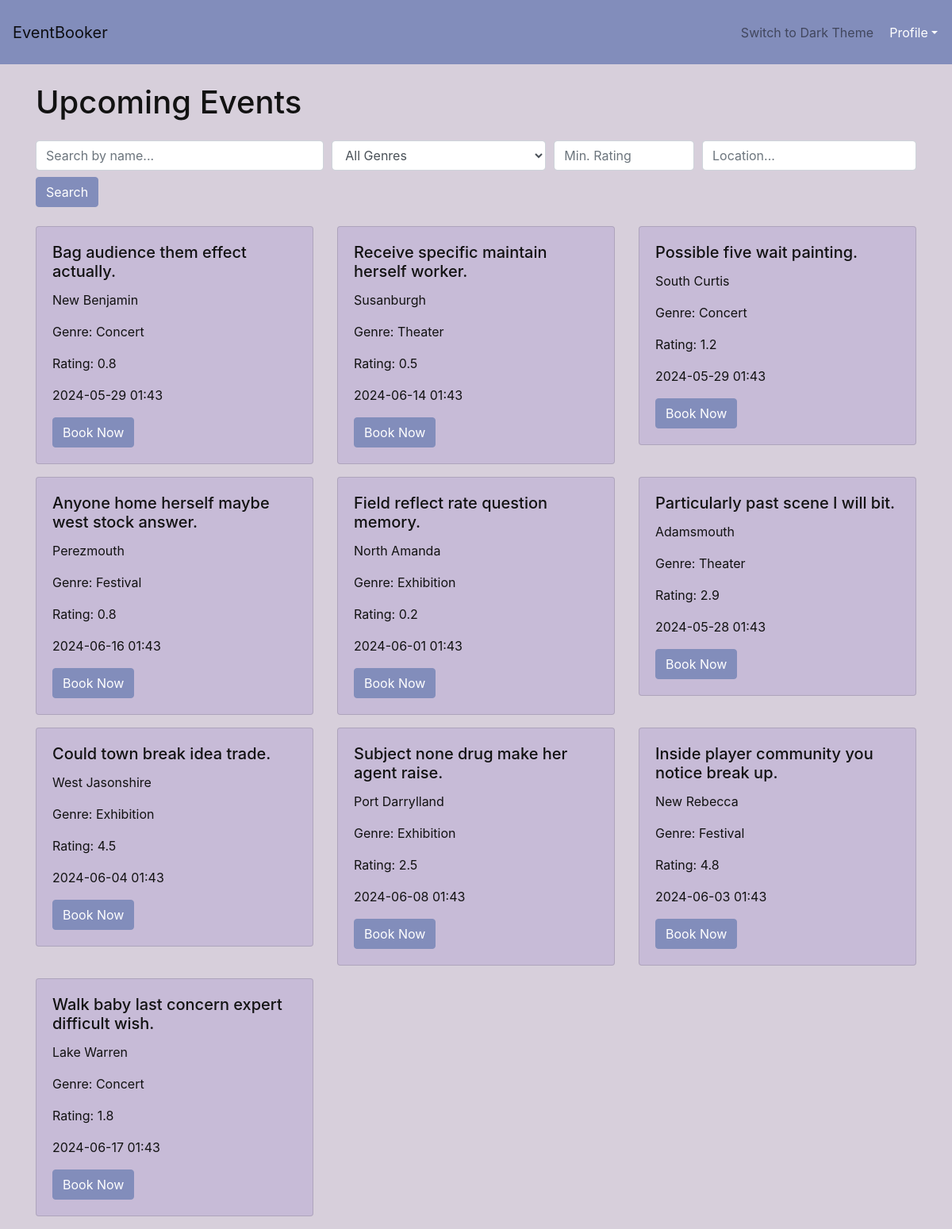
/home (signed in), run on the app's committed database.
### app/models.py (models this page shows)
class Event(db.Model):
    id = db.Column(db.Integer, primary_key=True)
    name = db.Column(db.String(100), nullable=False)
    location = db.Column(db.String(100), nullable=False)
    date = db.Column(db.DateTime, nullable=False)
    genre = db.Column(db.String(50))
    rating = db.Column(db.Float, default=0.0)
    bookings = db.relationship('Booking', backref='event', lazy=True, cascade='all, delete-orphan')

### app/routes.py (the view)
@app.route('/')
@app.route('/home')
def home() -> str:
    if current_user.is_authenticated:
        user_preferences = current_user.preferences.split(',') if current_user.preferences else []
        preferred_events = Event.query.filter(Event.genre.in_(user_preferences)).all()
        other_events = Event.query.filter(Event.genre.notin_(user_preferences)).all()
        events = preferred_events + other_events
    else:
        events = Event.query.all()
    current_theme = request.cookies.get('theme', 'light')  # Получаем текущую тему из куки
    return render_template('home.html', events=events, current_theme=current_theme)  # Передаем текущую тему в контекст шаблона

### app/models.py (called while the page is built)
@login_manager.user_loader
def load_user(user_id):
    return User.query.get(int(user_id))

### app/templates/home.html (shortened to what this page needs)
{% extends 'base.html' %}
{% block content %}
<div class="container mt-4">
    <h1 class="mb-4">Upcoming Events</h1>
        <form method="GET" action="{{ url_for('search') }}" class="mb-4">
            <div class="form-row">
                <div class="col-md-4">
                    <input type="text" class="form-control" name="query" placeholder="Search by name..." value="{{ query }}">
                </div>
                <div class="col-md-3">
                    <select class="form-control" name="genre">
                        <option value="">All Genres</option>
                    </select>
                </div>
                <div class="col-md-2">
                    <input type="number" class="form-control" name="min_rating" min="0" max="5" step="0.1" placeholder="Min. Rating" value="{{ min_rating }}">
                </div>
                <div class="col-md-3">
                    <input type="text" class="form-control" name="location" placeholder="Location..." value="{{ location }}">
                </div>
            </div>
            <button type="submit" class="btn btn-primary mt-2">Search</button>
        </form>
    <div class="row">
        {% for event in events %}
        <div class="col-md-4 mb-3">
            <div class="card {% if current_theme == 'light' %}light-theme{% else %}dark-theme{% endif %}">
                <div class="card-body">
                    <h5 class="card-title">{{ event.name }}</h5>
                    <p class="card-text">{{ event.location }}</p>
                    <p class="card-text">Genre: {{ event.genre }}</p>
                    <p class="card-text">Rating: {{ event.rating }}</p>
                    <p class="card-text">{{ event.date.strftime('%Y-%m-%d %H:%M') }}</p>
                    {% if current_user.is_authenticated %}
                        {% set booking = current_user.bookings|selectattr('event_id', '==', event.id)|first %}
                        {% if booking %}
                            {% if not booking.is_paid %}
                                <a href="{{ url_for('payment', booking_id=booking.id) }}" class="btn btn-success">Pay</a>
                            {% endif %}
                        {% else %}
                            <a href="{{ url_for('book', event_id=event.id) }}" class="btn btn-primary">Book Now</a>
                        {% endif %}
                    {% else %}
                        <a href="{{ url_for('login') }}" class="btn btn-primary">Login to Book</a>
                    {% endif %}
                </div>
            </div>
        </div>
        {% endfor %}
    </div>
</div>
{% endblock %}

### app/templates/base.html (style rules this page uses)
body.light-theme { background-color: #D7CFDB; color: #121212; }
.light-theme .btn-primary { background-color: #828DBB; border-color: #828DBB; color: #fff; }
.card.light-theme { background-color: #C7BBD7; color: #121212; }
.btn { transition: background-color 0.3s ease, color 0.3s ease; }

### data on the page
Event: name "Bag audience them effect actually.", location "New Benjamin", genre "Concert", rating "0.8", date "2024-05-29 01:43"
Event: name "Receive specific maintain herself worker.", location "Susanburgh", genre "Theater", rating "0.5", date "2024-06-14 01:43"
Event: name "Possible five wait painting.", location "South Curtis", genre "Concert", rating "1.2", date "2024-05-29 01:43"
Event: name "Anyone home herself maybe west stock answer.", location "Perezmouth", genre "Festival", rating "0.8", date "2024-06-16 01:43"
Event: name "Field reflect rate question memory.", location "North Amanda", genre "Exhibition", rating "0.2", date "2024-06-01 01:43"
Event: name "Particularly past scene I will bit.", location "Adamsmouth", genre "Theater", rating "2.9", date "2024-05-28 01:43"
Event: name "Could town break idea trade.", location "West Jasonshire", genre "Exhibition", rating "4.5", date "2024-06-04 01:43"
Event: name "Subject none drug make her agent raise.", location "Port Darrylland", genre "Exhibition", rating "2.5", date "2024-06-08 01:43"
Event: name "Inside player community you notice break up.", location "New Rebecca", genre "Festival", rating "4.8", date "2024-06-03 01:43"
Event: name "Walk baby last concern expert difficult wish.", location "Lake Warren", genre "Concert", rating "1.8", date "2024-06-17 01:43"
